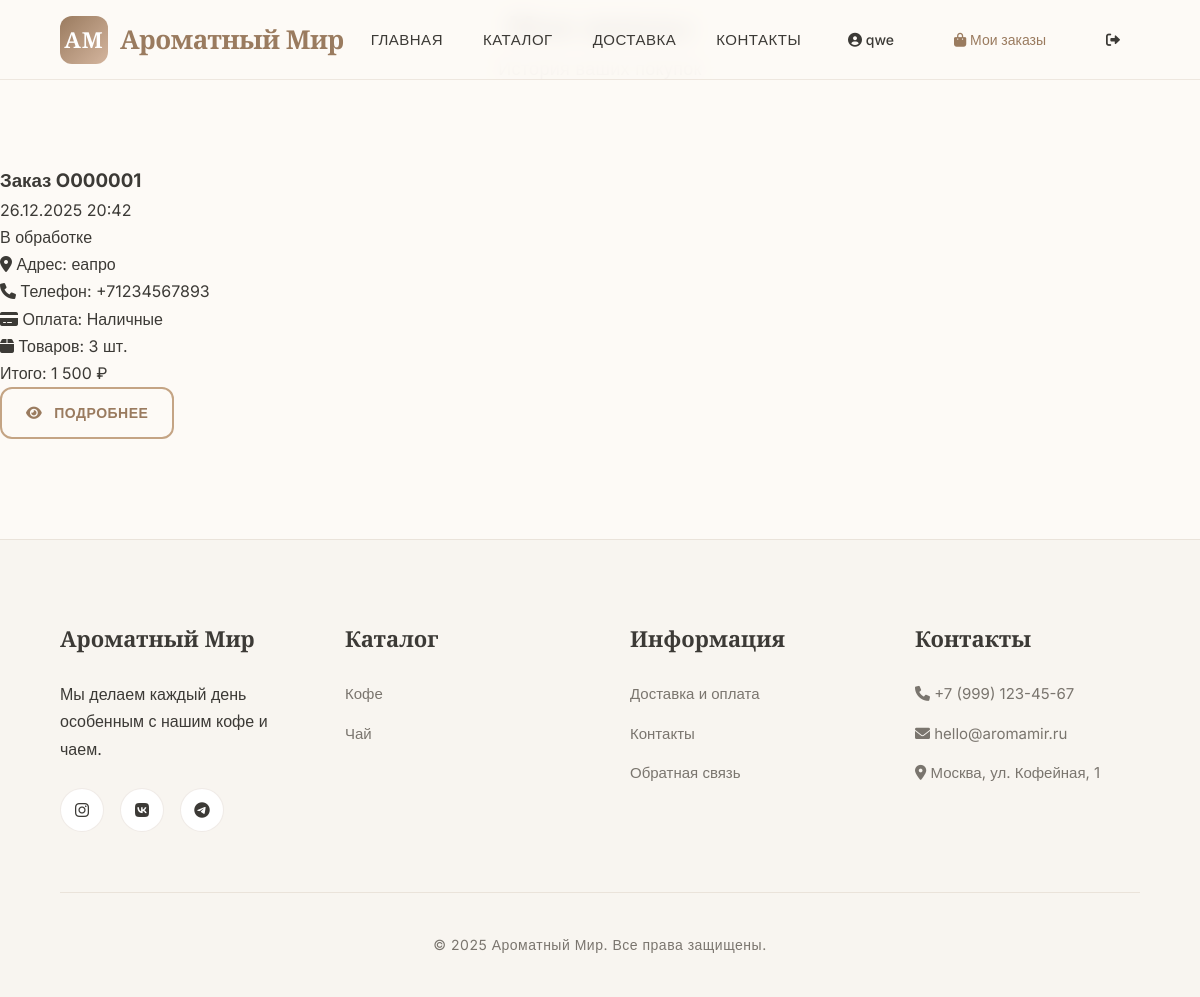
Page /orders.php (signed in) on the earlier database version.
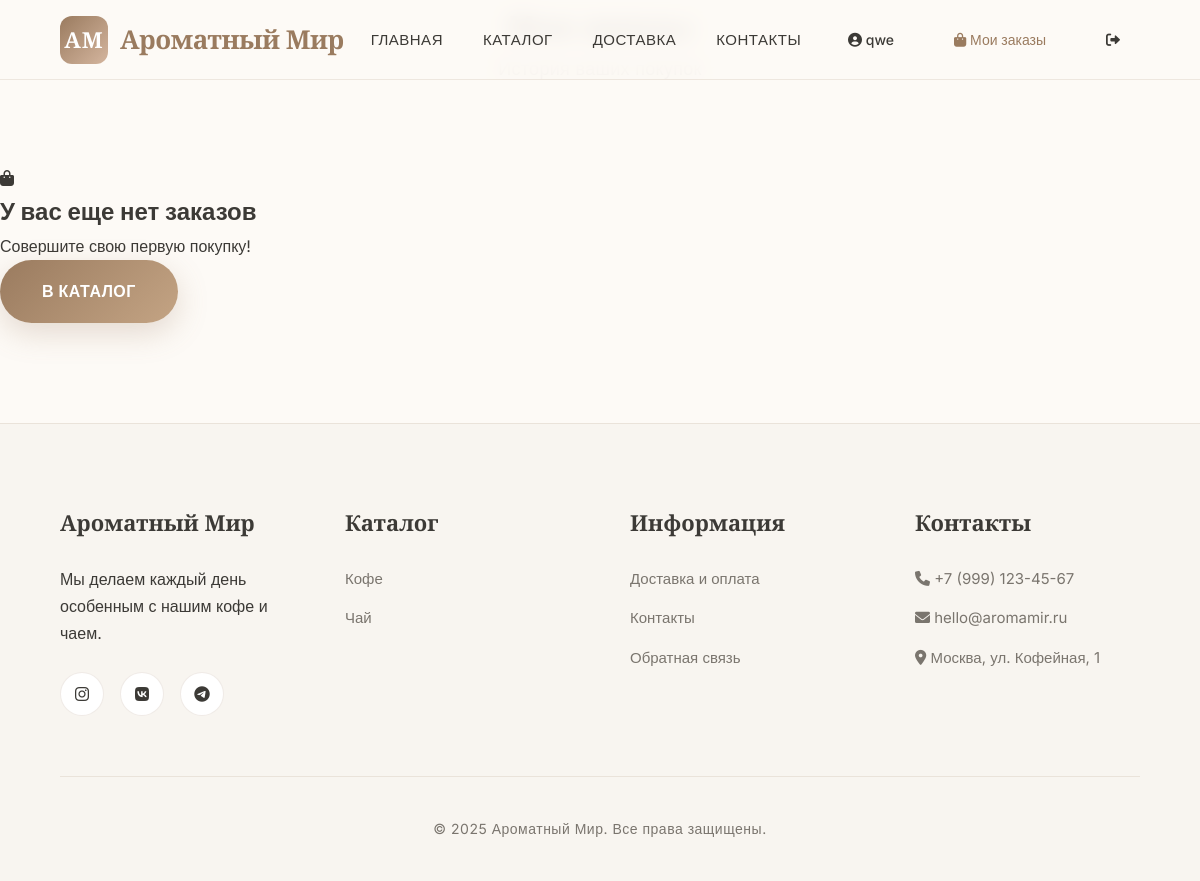
Same page on the later database version.
### tables this page shows
CREATE TABLE `orders` (
  `id` int(11) NOT NULL,
  `user_id` int(11) NOT NULL,
  `order_number` varchar(20) DEFAULT NULL,
  `customer_name` varchar(255) NOT NULL,
  `email` varchar(100) DEFAULT NULL,
  `address` text NOT NULL,
  `phone` varchar(20) NOT NULL,
  `comment` text DEFAULT NULL,
  `payment_method` varchar(50) NOT NULL,
  `status` varchar(50) DEFAULT 'pending',
  `subtotal` decimal(10,2) NOT NULL DEFAULT 0.00,
  `delivery_cost` decimal(10,2) NOT NULL DEFAULT 0.00,
  `total_amount` decimal(10,2) NOT NULL DEFAULT 0.00,
  `created_at` timestamp NOT NULL DEFAULT current_timestamp(),
  `updated_at` timestamp NOT NULL DEFAULT current_timestamp() ON UPDATE current_timestamp()
);

### orders.php (the view, shortened to what this page needs)
<?php
include 'db.php';
$user_id = $_SESSION['user_id'];
$stmt = $pdo->prepare("SELECT o.*,
                       (SELECT COUNT(*) FROM order_items oi WHERE oi.order_id = o.id) as items_count
                       FROM orders o
                       WHERE o.user_id = ?
                       ORDER BY o.created_at DESC");
$stmt->execute([$user_id]);
$orders = $stmt->fetchAll();
?>
<!DOCTYPE html>
<html lang="ru">
<head>
    <link rel="stylesheet" href="style.css">
    <link rel="stylesheet" href="https://cdnjs.cloudflare.com/ajax/libs/font-awesome/6.0.0/css/all.min.css">
</head>
<body>
    <header>
        <div class="logo">
    <a href="index.php" style="display: flex; align-items: center; gap: 12px; text-decoration: none; color: inherit;">
        <div class="logo-img">AM</div>
        <div class="logo-text">Ароматный Мир</div>
    </a>
    </div>
        <nav>
            <ul>
                <li><a href="index.php">Главная</a></li>
                <li><a href="shop.php">Каталог</a></li>
                <li><a href="delivery.php">Доставка</a></li>
                <li><a href="contacts.php">Контакты</a></li>
            </ul>
        </nav>
        <div class="auth">
            <span><i class="fas fa-user-circle"></i> <?php echo htmlspecialchars($_SESSION['username']); ?></span>
            <a href="orders.php" class="active"><i class="fas fa-shopping-bag"></i> Мои заказы</a>
            <a href="logout.php" class="logout-btn"><i class="fas fa-sign-out-alt"></i></a>
        </div>
    </header>
    <main class="orders-section">
        <div class="section-header animate-fadeInUp">
            <h1>Мои заказы</h1>
            <p>История ваших покупок</p>
        </div>
        <?php if (empty($orders)): ?>
            <div class="empty-orders">
                <i class="fas fa-shopping-bag"></i>
                <h2>У вас еще нет заказов</h2>
                <p>Совершите свою первую покупку!</p>
                <a href="shop.php" class="btn btn-primary">В каталог</a>
            </div>
        <?php else: ?>
            <div class="orders-list">
                <?php foreach ($orders as $order): ?>
                <div class="order-card">
                    <div class="order-header">
                        <div class="order-number">
                            <h3>Заказ <?php echo $order['order_number']; ?></h3>
                            <span class="order-date">
                                <?php echo date('d.m.Y H:i', strtotime($order['created_at'])); ?>
                            </span>
                        </div>
                        <div class="order-status">
                            <span class="status-badge status-<?php echo $order['status']; ?>">
                                <?php
                                $statuses = [
                                    'pending' => 'В обработке',
                                    'processing' => 'Готовится',
                                    'shipped' => 'Отправлен',
                                    'delivered' => 'Доставлен',
                                    'cancelled' => 'Отменен'
                                ];
                                echo $statuses[$order['status']] ?? $order['status'];
                                ?>
                            </span>
                        </div>
                    </div>
                    <div class="order-info">
                        <div class="info-row">
                            <span><i class="fas fa-map-marker-alt"></i> Адрес:</span>
                            <span><?php echo htmlspecialchars($order['address']); ?></span>
                        </div>
                        <div class="info-row">
                            <span><i class="fas fa-phone"></i> Телефон:</span>
                            <span><?php echo htmlspecialchars($order['phone']); ?></span>
                        </div>
                        <div class="info-row">
                            <span><i class="fas fa-credit-card"></i> Оплата:</span>
                            <span><?php
                                $payment_methods = [
                                    'cash' => 'Наличные',
                                    'card' => 'Карта онлайн',
                                    'sbp' => 'СБП'
                                ];
                                echo $payment_methods[$order['payment_method']] ?? $order['payment_method'];
                            ?></span>
                        </div>
                        <div class="info-row">
                            <span><i class="fas fa-box"></i> Товаров:</span>
                            <span><?php echo $order['items_count']; ?> шт.</span>
                        </div>
                    </div>
                    <div class="order-footer">
                        <div class="order-total">
                            <span>Итого:</span>
                            <span class="total-amount"><?php echo number_format($order['total_amount'], 0, ',', ' '); ?> ₽</span>
                        </div>
                        <a href="order_details.php?id=<?php echo $order['id']; ?>" class="btn btn-secondary btn-small">
                            <i class="fas fa-eye"></i> Подробнее
                        </a>
                    </div>
                </div>
                <?php endforeach; ?>
            </div>
        <?php endif; ?>
    </main>
    <footer>
        <div class="footer-content">
            <div class="footer-col">
                <h3>Ароматный Мир</h3>
                <p>Мы делаем каждый день особенным с нашим кофе и чаем.</p>
                <div class="social-links">
                    <a href="#"><i class="fab fa-instagram"></i></a>
                    <a href="#"><i class="fab fa-vk"></i></a>
                    <a href="#"><i class="fab fa-telegram"></i></a>
                </div>
            </div>
            <div class="footer-col">
                <h3>Каталог</h3>
                <ul>
                    <li><a href="shop.php?type=coffee">Кофе</a></li>
                    <li><a href="shop.php?type=tea">Чай</a></li>
                </ul>
            </div>
            <div class="footer-col">
                <h3>Информация</h3>
                <ul>
                    <li><a href="delivery.php">Доставка и оплата</a></li>
                    <li><a href="contacts.php">Контакты</a></li>
                    <li><a href="feedback.php">Обратная связь</a></li>
                </ul>
            </div>
            <div class="footer-col">
                <h3>Контакты</h3>
                <ul>
                    <li><i class="fas fa-phone"></i> +7 (999) 123-45-67</li>
                    <li><i class="fas fa-envelope"></i> hello@aromamir.ru</li>
                    <li><i class="fas fa-map-marker-alt"></i> Москва, ул. Кофейная, 1</li>
                </ul>
            </div>
        </div>
        <div class="footer-bottom">
            <p>© 2025 Ароматный Мир. Все права защищены.</p>
        </div>
    </footer>
</body>
</html>

Differences in the rows shown:
removed orders: order_number "O000001", created_at "26.12.2025 20:42", status "В обработке", address "еапро", phone "+71234567893", payment_method "Наличные", items_count "3", total_amount "1 500"
Other differences:
text now shown: "У вас еще нет заказов Совершите свою первую покупку! В КАТАЛОГ"
